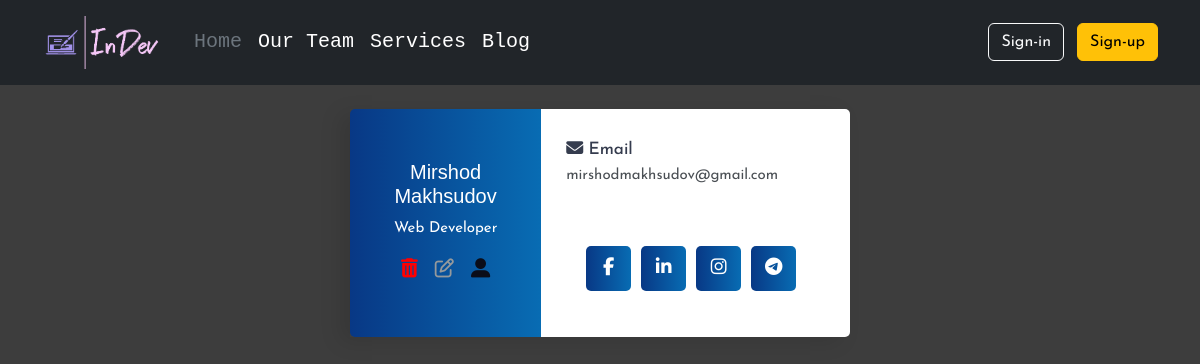
Before: /team with the older database file.
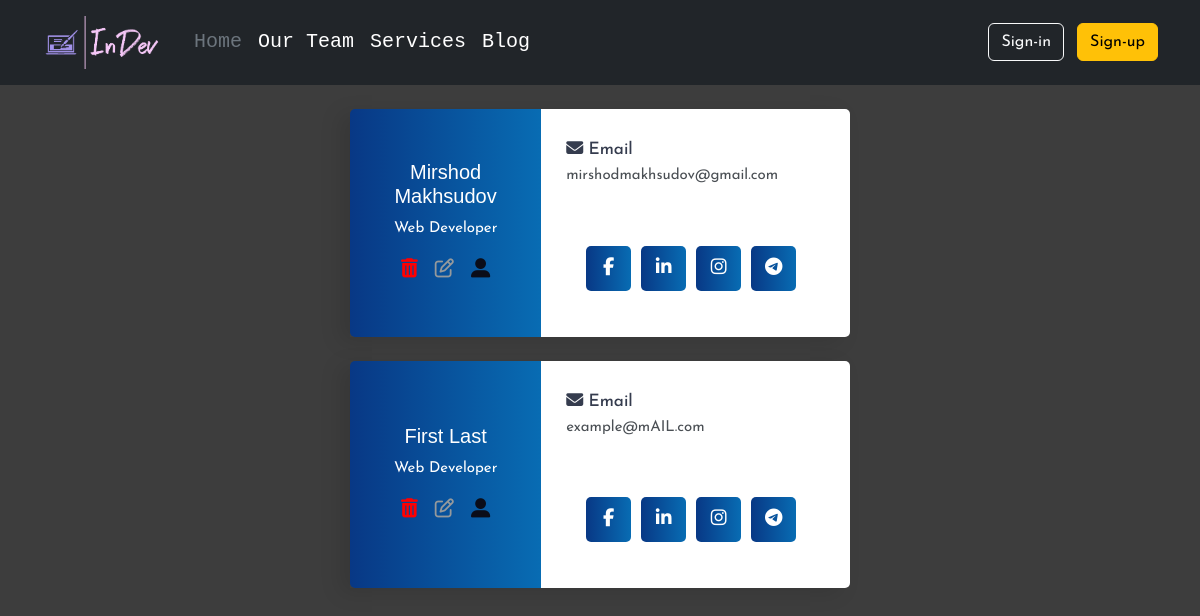
After: the same page with the newer database file.
### InDev/models.py (models this page shows, shortened)
class Developer(db.Model, UserMixin):
    id = db.Column(db.Integer(), primary_key=True)
    first_name = db.Column(db.String(length=30), nullable=False)
    last_name = db.Column(db.String(length=30))
    username = db.Column(db.String(), nullable=False, unique=True)
    email_address = db.Column(db.String(), unique=True)
    password_hash = db.Column(db.String(), nullable=False)
    budget = db.Column(db.Integer(), nullable=False, default=0)
    date_added = db.Column(db.DateTime(), default=date.today())
    posts = db.relationship('Post', backref='author')
    @property
    def password(self):
        return self.password

### InDev/routes.py (the view)
@app.route('/team')
def team():
    devs = Developer.query.all()
    return render_template('developers.html', devs=devs)

### InDev/templates/developers.html (shortened to what this page needs)
{% extends 'base.html' %}
{% block content %}
<div class="container align-content-center"
     style="display: flex;
            justify-content: center;
            flex-wrap: wrap;
            flex-direction: column;
            align-items: stretch;
            ">
    {% for dev in devs %}
        <div class="wrapper">
            <div class="left flex-column justify-content-center" style="display: flex">
                <h4>{{ dev.first_name }} {{ dev.last_name }}</h4>
                <p>Web Developer</p>
                <div class="flex-row">
                    <a href="#"><i style="color: red; margin-right: 1vw;" class="fa fa-trash" aria-hidden="true"></i></a>
                    <a href="#"><i style="color: #95999c; margin-right: 1vw;" class="far fa-edit" aria-hidden="true"></i></a>
                    <a href="#"><i style="color: #0B0D19;" class="fa fa-user-alt" aria-hidden="true"></i></a>
                </div>
            </div>
            <div class="right">
                <div class="info">
                    <div class="info_data">
                         <div class="data">
                            <h4><i class="fa fa-envelope"></i> Email</h4>
                            <p>{{ dev.email_address }}</p>
                         </div>
                    </div>
                </div>
                <div class="social_media">
                    <ul style="padding: 0; margin-top: 4vh;">
                        <li style="margin-top: 2vh"><a href="#"><i class="fab fa-facebook-f"></i></a></li>
                        <li style="margin-top: 2vh"><a href="#"><i class="fab fa-linkedin-in"></i></a></li>
                        <li style="margin-top: 2vh"><a href="#"><i class="fab fa-instagram"></i></a></li>
                        <li style="margin-top: 2vh"><a href="#"><i class="fab fa-telegram-plane"></i></a></li>
                    </ul>
                </div>
            </div>
        </div>
    {% endfor %}
</div>
{% endblock %}

### InDev/templates/base.html (shortened to what this page needs)
<!DOCTYPE html>
<html lang="en">
    <head>
        <link rel="stylesheet"
              href="https://cdn.jsdelivr.net/npm/bootstrap@5.3.0-alpha1/dist/css/bootstrap.min.css"
>
    </head>
    <body style="background-color: #3d3d3d; color: #fffff0;">
        <header class="p-3 text-bg-dark">
            <div class="container">
                <div class="d-flex flex-wrap align-items-center justify-content-center justify-content-lg-start">
                    <a href="/" class="d-flex align-items-center mb-2 mb-lg-0 text-white text-decoration-none" id="logo">
                       <img src="{{ url_for('static', filename='InDev logo.png') }}" alt="logo" style="width: 10vw; margin-right: 2vw">
                    </a>
                    <ul class="nav col-6 col-lg-auto me-lg-auto mb-2 justify-content-center mb-md-0">
                        <li><a href="/home" class="nav-link px-2 text-secondary">Home</a></li>
                        <li><a href="{{ url_for('team') }}" class="nav-link px-2 text-white">Our Team</a></li>
                        <li><a href="{{ url_for('coming_soon') }}" class="nav-link px-2 text-white">Services</a></li>
                        <li><a href="{{ url_for('blog_page') }}" class="nav-link px-2 text-white">Blog</a></li>
                    </ul>
                    {% if current_user.is_authenticated %}
                        <div class="text-end">
                            <i class="fa-solid fa-coins" style="color: lawngreen">  {{ current_user.prettier_budget }}  </i>
                            <span
                               class="btn btn-info" style="margin-left: 5px; margin-right: 5px;">Welcome, {{ current_user.username }}</span>
                            <a href="{{ url_for('logout_page') }}"
                               class="btn btn-outline-light me-2">Logout</a>
                        </div>
                    {% else %}
                        <div class="text-end">
                            <a href="{{ url_for('login_page') }}" class="btn btn-outline-light me-2">Sign-in</a>
                            <a href="{{ url_for('register_page') }}" class="btn btn-warning">Sign-up</a>
                        </div>
                    {% endif %}
                </div>
            </div>
        </header>
        {% block content %}{% endblock %}
    </body>
</html>

Changed rows visible on the page:
added Developer: first_name "First", last_name "Last", email_address "example@mAIL.com"
